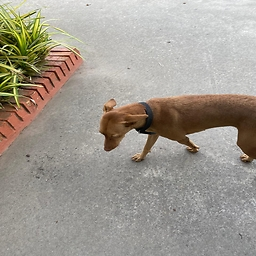
#> input picture images/dogorig.jpeg, 256 x 256 px, found by its file name
$ python python.py
#> lines starting #> are read from the running program, lines starting #| are printed output that depends on the picture; long printed decimals are rounded
import numpy as np
import cv2
from skimage.feature import local_binary_pattern
from skimage.metrics import structural_similarity as ssim
from skimage.metrics import peak_signal_noise_ratio as psnr
from scipy.fft import dct
import pywt

# Function to divide image into blocks
def divide_image_into_blocks(image, block_size):
    blocks = []
    for i in range(0, image.shape[0], block_size):
        for j in range(0, image.shape[1], block_size):
            blocks.append(image[i:i + block_size, j:j + block_size])
    return blocks

def fwht(a):
    a = a.astype(np.int32)  # Cast to a larger integer type to avoid overflow
    h = 1
    while h < len(a):
        for i in range(0, len(a), h * 2):
            for j in range(i, i + h):
                x = a[j]
                y = a[j + h]
                a[j] = x + y
                a[j + h] = x - y
        h *= 2
    return a.astype(np.uint8)

def dwt_features(block):
    # Perform a single level 2D discrete wavelet transform on the block
    coeffs2 = pywt.dwt2(block, 'haar')
    LL, (LH, HL, HH) = coeffs2
    feature_vector = np.concatenate([LL.flatten(), LH.flatten(), HL.flatten(), HH.flatten()])
    return feature_vector

def extract_features(block):
    block_flattened = block.flatten()
    fwht_vec = fwht(block_flattened)
    lbp_vec = local_binary_pattern(block, P=8, R=1, method='uniform').flatten()
    dwt_vec = dwt_features(block)
    feature_vector = np.concatenate([fwht_vec, lbp_vec, dwt_vec])
    return feature_vector[:256]  # Ensure it matches block size

def embed_watermark(I, W):
    block_size = 16
    num_blocks = I.shape[0] // block_size
    if W.shape != I.shape:
        raise ValueError("Watermark W must be the same size as image I")

    F = np.zeros_like(I, dtype=np.float32)
    for i in range(num_blocks):
        for j in range(num_blocks):
            block = I[i * block_size:(i + 1) * block_size, j * block_size:(j + 1) * block_size]
            features = extract_features(block)
            F[i * block_size:(i + 1) * block_size, j * block_size:(j + 1) * block_size] = features.reshape(block_size, block_size)

    F = (F - F.min()) / (F.max() - F.min()) * 255
    F = F.astype(np.uint8)
    K = np.random.randint(0, 256, I.shape, dtype=np.uint8)
    S = np.bitwise_xor(F, np.bitwise_xor(K, W))
    return F, K, S

def check_watermark(I, W, K):
    block_size = 16
    num_blocks = I.shape[0] // block_size
    F = np.zeros_like(I, dtype=np.float32)
    for i in range(num_blocks):
        for j in range(num_blocks):
            block = I[i * block_size:(i + 1) * block_size, j * block_size:(j + 1) * block_size]
            features = extract_features(block)
            F[i * block_size:(i + 1) * block_size, j * block_size:(j + 1) * block_size] = features.reshape(block_size, block_size)

    reconstructed_W = np.bitwise_xor(F.astype(np.uint8), K)
    return np.array_equal(reconstructed_W, W)

# Function to process color images
def process_color_image(image, watermark, function, *args):
    channels = cv2.split(image)
    processed_channels = []
    for ch in channels:
        processed_channel = function(ch, watermark, *args)
        processed_channels.append(processed_channel)
    return cv2.merge(processed_channels)

# Example usage
I_color = cv2.imread('dogorig.jpeg')
#> I_color is the input picture: shape (256, 256, 3); mean B, G, R 144.1, 153.9, 159.9
W_color = cv2.imread('dimwatermark.png')
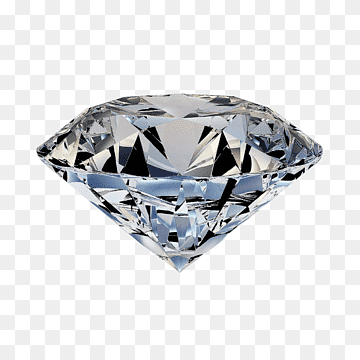
#> input picture images/dimwatermark.png, 360 x 360 px, found by its file name
#> W_color is the input picture: shape (360, 360, 3); mean B, G, R 223.4, 221.9, 220.9

# Check if images are loaded correctly
if I_color is None:
    raise FileNotFoundError("Original image not found. Please check the path.")
if W_color is None:
    raise FileNotFoundError("Watermark image not found. Please check the path.")

# Ensure images are of size (256, 256)
I_color = cv2.resize(I_color, (256, 256))
W_color = cv2.resize(W_color, (256, 256))
#> W_color: shape (256, 256, 3)

# Convert watermark to grayscale to use the same watermark for all channels
W_gray = cv2.cvtColor(W_color, cv2.COLOR_BGR2GRAY)

# Embed the watermark in each channel
F_channels = []
K_channels = []
S_channels = []
for i in range(3):
    F, K, S = embed_watermark(I_color[:, :, i], W_gray)
    F_channels.append(F)
    K_channels.append(K)
    S_channels.append(S)
#> this loop made 3 passes
#> pass 1, `F, K, S = embed_watermark(I_color[:, :, i], W_gray)`:
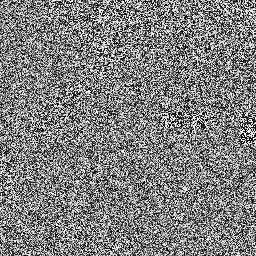
#> F: shape (256, 256); min 0, max 255, mean 127.5
#> pass 1, `F, K, S = embed_watermark(I_color[:, :, i], W_gray)`:
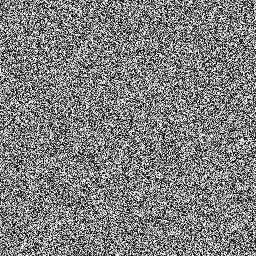
#> K: shape (256, 256); min 0, max 255, mean 127.3
#> pass 2, in embed_watermark (call 2), `S = np.bitwise_xor(F, np.bitwise_xor(K, W))`:
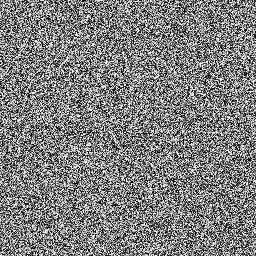
#> S: shape (256, 256); min 0, max 255, mean 127.1
#> after the loop, F_channels = 3 items; K_channels = 3 items; S_channels = 3 items

# Merge the watermarked channels
I_watermarked = cv2.merge([I_color[:, :, i] for i in range(3)])

# Save the watermarked image and watermark
cv2.imwrite('watermarked_image_color.png', I_watermarked)
cv2.imwrite('watermark_gray.png', W_gray)

# Function to recover the watermark
def recover_watermark(F_forged, S, K):
    return np.bitwise_xor(F_forged.astype(np.uint8), np.bitwise_xor(S, K))

# Function to detect forgery
def detect_forgery(FI, W, S, K):
    block_size = 16
    num_blocks = FI.shape[0] // block_size
    F_forged = np.zeros_like(FI, dtype=np.float32)
    for i in range(num_blocks):
        for j in range(num_blocks):
            block = FI[i * block_size:(i + 1) * block_size, j * block_size:(j + 1) * block_size]
            features = extract_features(block)
            F_forged[i * block_size:(i + 1) * block_size, j * block_size:(j + 1) * block_size] = features.reshape(block_size, block_size)

    W_extracted = recover_watermark(F_forged, S, K)
    FRM = np.zeros((num_blocks, num_blocks), dtype=int)
    for i in range(num_blocks):
        for j in range(num_blocks):
            W_block = W[i * block_size:(i + 1) * block_size, j * block_size:(j + 1) * block_size]
            W_extracted_block = W_extracted[i * block_size:(i + 1) * block_size, j * block_size:(j + 1) * block_size]
            if np.array_equal(W_block, W_extracted_block):
                FRM[i, j] = 0  # Authentic block
            else:
                FRM[i, j] = 1  # Forged block

    return FRM

# Read forged image and shares
FI_color = cv2.imread('dogforg.png')
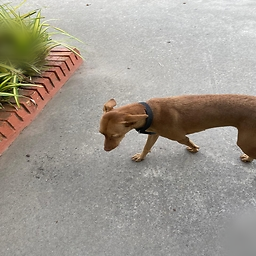
#> input picture images/dogforg.png, 256 x 256 px, found by its file name
#> FI_color is the input picture: shape (256, 256, 3); mean B, G, R 144.2, 153.9, 160
if FI_color is None:
    raise FileNotFoundError("Forged image not found. Please check the path.")
FI_color = cv2.resize(FI_color, (256, 256))

FRM_channels = []
for i in range(3):
    FI_channel = FI_color[:, :, i]
    FRM = detect_forgery(FI_channel, W_gray, S_channels[i], K_channels[i])
    FRM_channels.append(FRM)
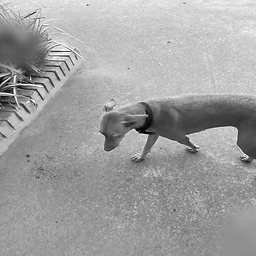
#> FI_channel: shape (256, 256); min 0, max 255, mean 160
#> after the loop, FRM_channels = 3 items

# Combine forgery detection results from all channels
FRM_combined = np.bitwise_or(np.bitwise_or(FRM_channels[0], FRM_channels[1]), FRM_channels[2])

if np.all(FRM_combined == 0):
    print('Image is Authentic and there is no forgery in the image')
else:
    print('Image is forged and the forged blocks are identified in the FRM')
    print(FRM_combined)
#> (printed output is left out)
image1 = cv2.imread('dogorig.jpeg', cv2.IMREAD_GRAYSCALE)
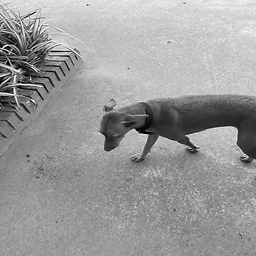
#> image1: shape (256, 256); min 0, max 255, mean 154.6
image2 = cv2.imread('watermarked_image_color.png', cv2.IMREAD_GRAYSCALE)
#> image2: shape (256, 256); min 0, max 254, mean 154.1
image1 = cv2.resize(image1, (256, 256))
image2 = cv2.resize(image2, (256, 256))
# Compute SSIM between the two images
ssim_value, ssim_map = ssim(image1, image2, full=True)
#> ssim_value = 0.999
psnr_value = psnr(image1, image2)
#> psnr_value = 50.65

print(f"PSNR: {psnr_value} dB")
#| PSNR: 50.649 dB
print(f"SSIM: {ssim_value}")
#| SSIM: 0.9994


def bit_error_rate(img1, img2):
    if img1.shape != img2.shape:
        raise ValueError("Images must have the same dimensions for BER calculation")

    # Convert images to binary strings
    img1_bin = np.unpackbits(img1)
    img2_bin = np.unpackbits(img2)

    # Calculate the number of differing bits
    total_bits = img1_bin.size
#> total_bits = 524288
    differing_bits = np.sum(img1_bin != img2_bin)
#> differing_bits = 67411

    # Compute BER
    ber = differing_bits / total_bits
#> ber = 0.129
    return ber
ber_value = bit_error_rate(image1,image2)
#> ber_value = 0.129

print(f"Bit Error Rate (BER): {ber_value}")
#| Bit Error Rate (BER): 0.1286
